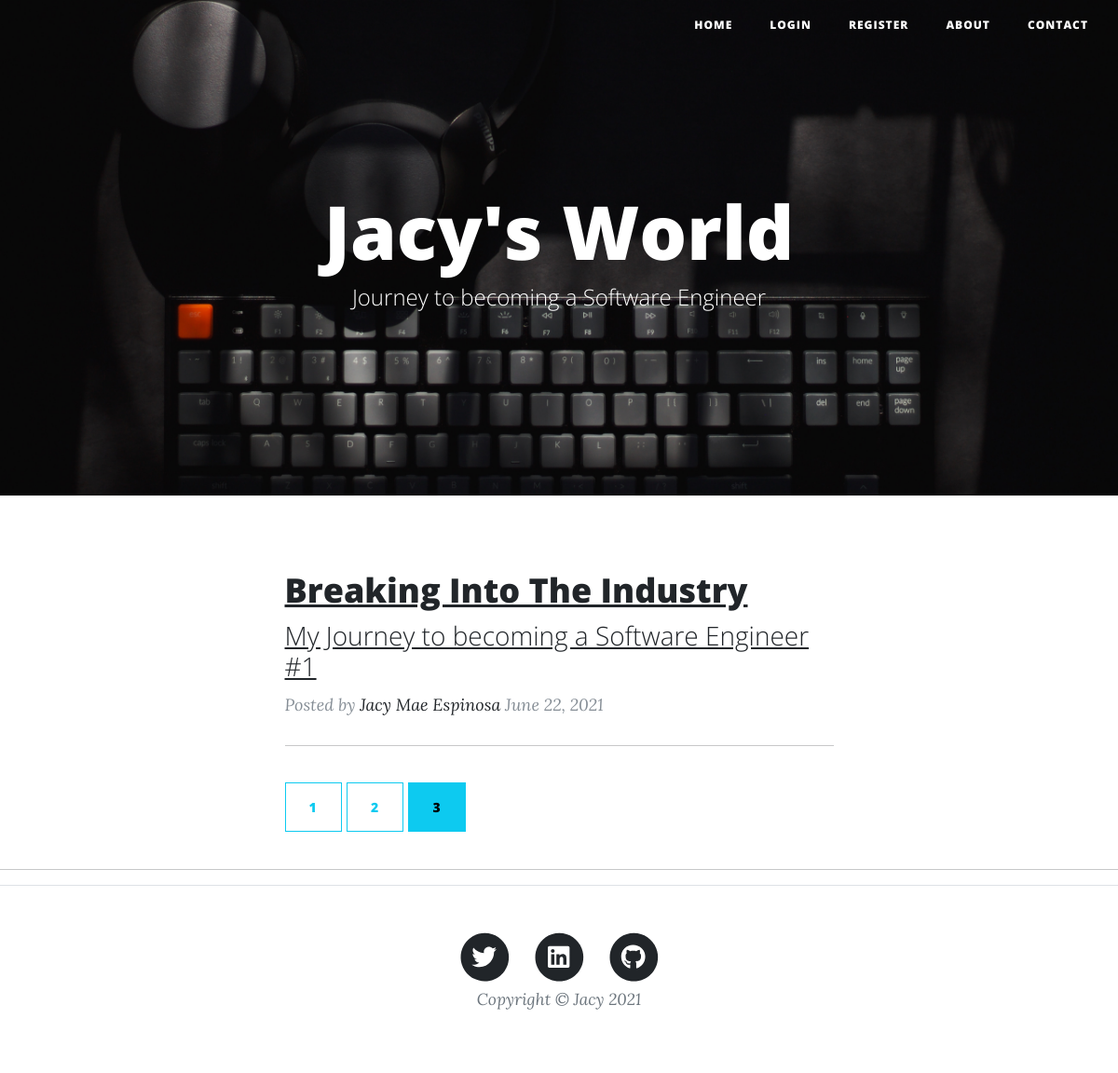
/?page=3, run on the app's committed database.
### main.py (models this page shows, shortened)
class BlogPost(db.Model, Base):
    __tablename__ = 'blog_posts'
    id = Column(Integer, primary_key=True)
    author_id = Column(Integer, ForeignKey('users.id'))
    author = relationship("User", back_populates="posts")
    title = Column(String(250), unique=False, nullable=False)
    subtitle = Column(String(250), nullable=False)
    date = Column(String(250), nullable=False)
    body = Column(Text, nullable=False)
    img_url = Column(String(250), nullable=False)
    comments = relationship("Comment", back_populates="blog_post")

class User(UserMixin, db.Model, Base):
    __tablename__ = 'users'
    id = Column(Integer, primary_key=True)
    email = Column(String(100), unique=True)
    password = Column(String(100))
    name = Column(String(1000))
    posts = relationship("BlogPost", back_populates="author")
    comments = relationship("Comment", back_populates="comment_author")

### main.py (the view)
@app.route('/')
def get_all_posts():
    page = request.args.get('page', 1, type=int)
    all_posts = BlogPost.query.order_by(BlogPost.id.desc()).paginate(page=page, per_page=3)
    return render_template("index.html", all_posts=all_posts, user=current_user)

### templates/index.html (shortened to what this page needs)
<!DOCTYPE html>
<html lang="en">
    <body>
    {% include "header.html" %}
        <header class="masthead" style="background-image: url('static/assets/img/home-bg.jpg')">
            <div class="container position-relative px-4 px-lg-5">
                <div class="row gx-4 gx-lg-5 justify-content-center">
                    <div class="col-md-10 col-lg-8 col-xl-7">
                        <div class="site-heading">
                            <h1>Jacy's World</h1>
                            <span class="subheading">Journey to becoming a Software Engineer</span>
                        </div>
                    </div>
                </div>
            </div>
        </header>
        <div class="container px-4 px-lg-5">
            <div class="row gx-4 gx-lg-5 justify-content-center">
                <div class="col-md-10 col-lg-8 col-xl-7">
                    {% for blog_post in all_posts.items %}
                    <div class="post-preview">
                        <a href="{{ url_for('show_post', blog_id=blog_post['id']) }}">
                            <h2 class="post-title">{{ blog_post.title }}</h2>
                            <h3 class="post-subtitle">{{ blog_post.subtitle }}</h3>
                        </a>
                        <p class="post-meta">
                            Posted by
                            <a href="{{ url_for('get_all_posts') }}">{{ blog_post.author.name }}</a>
                            {{ blog_post.date }}
                        </p>
                    </div>
                    <hr class="my-4" />
                    {% endfor %}
                    <div class="pagination-btn" style="padding-top: 15px;">
                     {% for page_num in all_posts.iter_pages(left_edge=1, right_edge=1, left_current=1, right_current=2) %}
                         {% if page_num %}
                             {% if all_posts.page == page_num %}
                                <a class="btn btn-info mb-4" href="{{ url_for('get_all_posts', page=page_num)}}">{{ page_num }}</a>
                             {% else%}
                                <a class="btn btn-outline-info mb-4"href="{{ url_for('get_all_posts', page=page_num)}}">{{ page_num }}</a>
                             {% endif %}
                         {% else %}
                             ...
                         {% endif %}
                     {% endfor %}
                    </div>
                  </div>
                </div>
              </div>
              <hr>
    {% include "footer.html" %}
    </body>
</html>

### data on the page
BlogPost: title "Breaking Into The Industry", subtitle "My Journey to becoming a Software Engineer #1", author.name "Jacy Mae Espinosa", date "June 22, 2021"

### other printed values
{{ page_num }} "1" "2"
{{ page_num }} "3"
